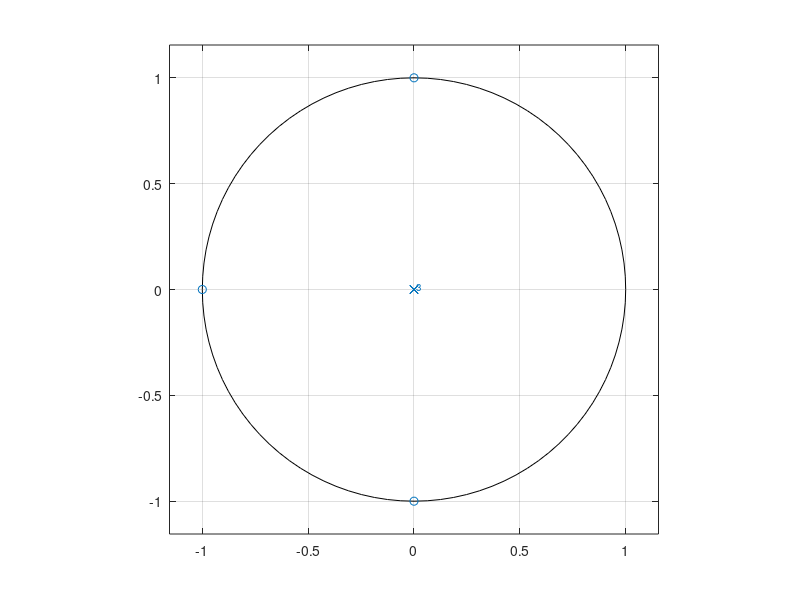

Write the MATLAB code that produced this figure. (Note: this script raises an error after producing the figure.)
%% Clear, clc, close all

addpath('C:\Users\Joe\Dropbox\research\codes\f')

%% 4-point moving average system
b = [1 1 1 1]/4;
a = 1;

zplane(b, a)
m = matlab2tikz(gca, 1)
m.write('zplan.tex')

[h, w] = freqz(b, a);
figure, plot(w/pi, 20*log10(abs(h)));
m = matlab2tikz(gca);
m.write('mag_resp.tex')

figure, plot(w/pi, rad2deg(unwrap(angle(h))));
m = matlab2tikz(gca);
m.write('phase_resp.tex')

%% Low-pass filter
close all
b = 0.05634*conv([1 1], [1 -1.0166 1]);
a = conv([1 -0.683], [1 -1.4461 0.7957]);

zplane(b, a)
m = matlab2tikz(gca, 1)
m.write('zplan.tex')

[h, w] = freqz(b, a);
figure, plot(w/pi, 20*log10(abs(h)));
m = matlab2tikz(gca);
m.write('mag_resp.tex')

figure, plot(w/pi, rad2deg(unwrap(angle(h))));
m = matlab2tikz(gca);
m.write('phase_resp.tex')

%% two poles and two zeros
close all
p = 0.5*exp(1j*pi/4);
z = 0.9*exp(1j*pi/2);
b = sqrt(10^(-1))*conv([1 -z], [1 -conj(z)])
a = conv([1 -p], [1 -conj(p)])

zplane(b, a)
m = matlab2tikz(gca, 1)
m.write('zplan.tex')

[h, w] = freqz(b, a);
figure, plot(w/pi, 20*log10(abs(h)));
m = matlab2tikz(gca);
m.write('mag_resp.tex')

figure, plot(w/pi, rad2deg(unwrap(angle(h))));
m = matlab2tikz(gca);
m.write('phase_resp.tex')

%% All-pass
close all
p = 0.9*exp(1j*pi/3);
b = conv([1 -1/p], [1 -1/conj(p)])
a = conv([1 -p], [1 -conj(p)])

zplane(b, a)
m = matlab2tikz(gca, 1)
m.write('zplan.tex')

[h, w] = freqz(b, a);
figure, plot(w/pi, 20*log10(abs(h)));
m = matlab2tikz(gca);
m.write('mag_resp.tex')

figure, plot(w/pi, rad2deg(unwrap(angle(h))));
m = matlab2tikz(gca);
m.write('phase_resp.tex')

%% 4-point moving average system
close all
b = [1 1 1 1 1]/5;
a = 1;

zplane(b, a)
m = matlab2tikz(gca, 1)
m.write('zplan.tex')

[h, w] = freqz(b, a);
figure, plot(w/pi, 20*log10(abs(h)));
m = matlab2tikz(gca);
m.write('mag_resp.tex')

figure, plot(w/pi, rad2deg(unwrap(angle(h))));
m = matlab2tikz(gca);
m.write('phase_resp.tex')

%% Second-order system
close all
p = 0.9*exp(1j*pi/3);
a = conv([1 -p], [1 -conj(p)]);
b = 1;

zplane(b, a)
m = matlab2tikz(gca, 1)
m.write('zplan.tex')

[h, w] = freqz(b, a);
figure, plot(w/pi, 20*log10(abs(h)));
m = matlab2tikz(gca);
m.write('mag_resp.tex')

figure, plot(w/pi, rad2deg(unwrap(angle(h))));
m = matlab2tikz(gca);
m.write('phase_resp.tex')

%% Second-order system
close all
p = 0.9*exp(1j*pi/3);
a = conv([1 -p], [1 -conj(p)]);
b = 1;

zplane(b, a)
m = matlab2tikz(gca, 1)
m.write('zplan.tex')

[h, w] = freqz(b, a);
figure, plot(w/pi, 20*log10(abs(h)));
m = matlab2tikz(gca);
m.write('mag_resp.tex')

figure, plot(w/pi, rad2deg(unwrap(angle(h))));
m = matlab2tikz(gca);
m.write('phase_resp.tex')